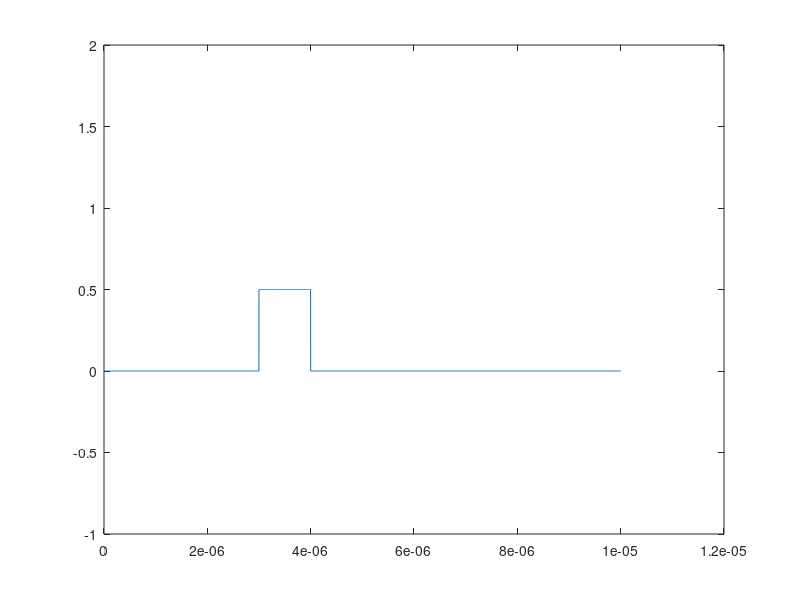

This figure's MATLAB source:
clc;
clearvars;

ts = 1e-9;
T = 1e-5;
tau = 1e-6;
t = 0:ts:T;
tlen = length (t);
x1 = zeros (1, tlen);

alpha = 0.5;


c = 300000000;
r = 450;

x2 = zeros (1, tlen);

td = (2 * r) / c;
index_tau = (tau * tlen) / T; % index_tau = 1000
index_tau = 1000;
index_td = (td * tlen) / T; % index_td = 3000
index_td = 3000;
x2(index_td:index_td + index_tau) = alpha;

plot (t, x2);
ylim ([-1 2]);